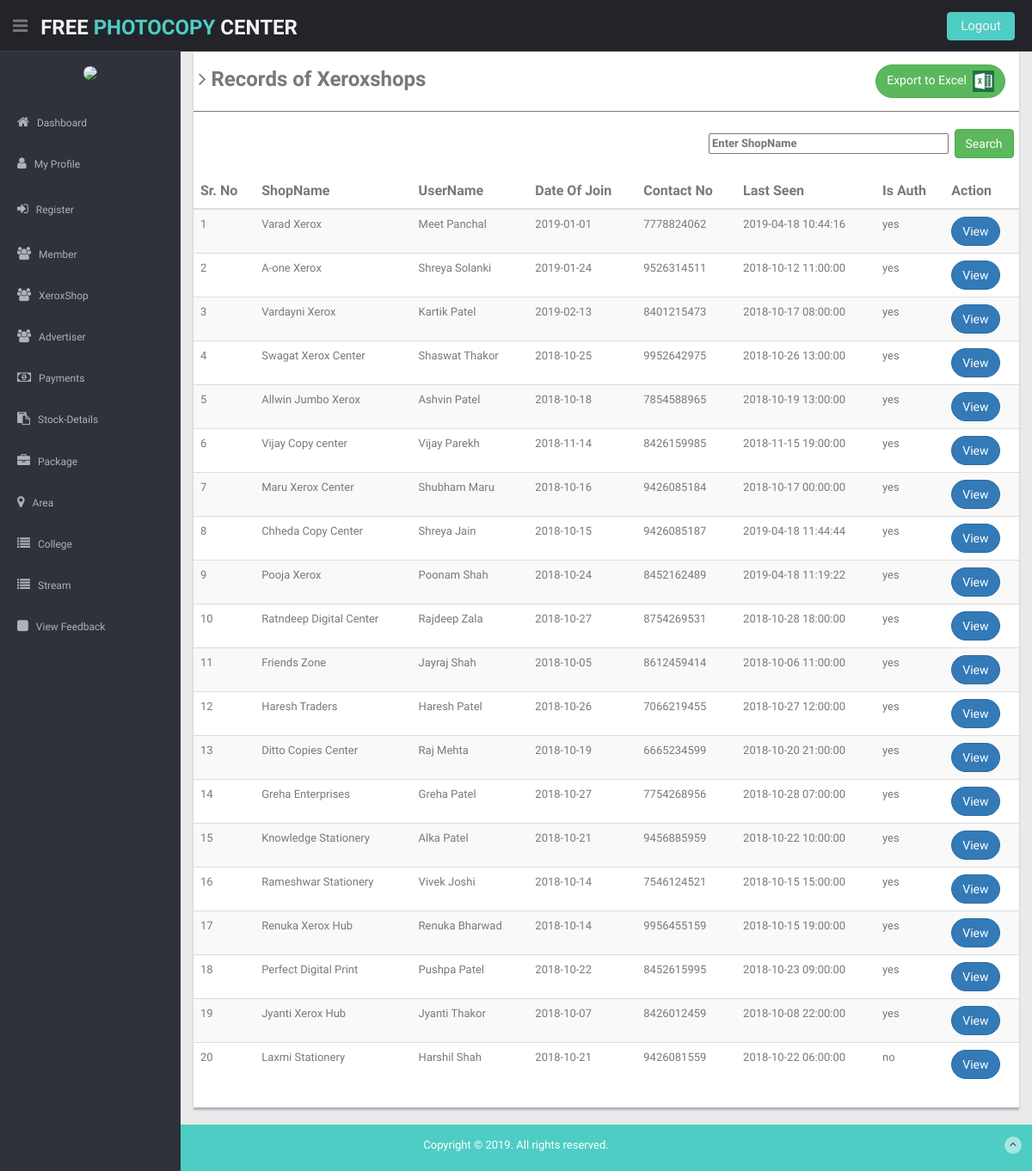
Screenshot of /admin/xeroxshopsearch2.php with the database file from the repository.
### tables this page shows
CREATE TABLE `xeroxshop` (
  `XId` int(11) NOT NULL,
  `XName` varchar(50) NOT NULL,
  `XUname` varchar(50) NOT NULL,
  `XPwd` varchar(20) NOT NULL,
  `XFname` varchar(50) NOT NULL,
  `XLname` varchar(50) NOT NULL,
  `Pic` varchar(300) NOT NULL,
  `DOJ` date NOT NULL,
  `ContactNo` varchar(10) NOT NULL,
  `Email` varchar(50) NOT NULL,
  `Lseen` datetime NOT NULL,
  `IsAuth` varchar(30) NOT NULL,
  `Address` varchar(300) NOT NULL,
  `AreaId` int(11) NOT NULL
);

### admin/xeroxshopsearch2.php (the view, shortened to what this page needs)
<?php
include_once("header.php");
?>
<?php
$sname=$_POST["txtsname"];
?>
<section class="wrapper site-min-height">
  <form name='frm' method='post' action='xeroxexport.php'>
  <div class="row">
          <div class="col-md-12">
            <div class="content-panel">
              <font size="5">&nbsp;<i class="fa fa-angle-right"></i> <b>Records of Xeroxshops</b> </font><p class="nav pull-right top-menu"><button class='btn btn-round btn-success' name='btnexport' type='submit'>Export to Excel&nbsp;&nbsp;<img src='img/icons/excel.png' height='25' width='25'></button>&nbsp;&nbsp;&nbsp;&nbsp;&nbsp;</p><hr>
            </form>
              <form name="frm1" method="post" align="right">
                <b><input type="text" name="txtsname" value="<?php echo $sname; ?>" size="30" placeholder='Enter ShopName'>&nbsp;</b>
                <input class="btn btn-success" type="submit" name="btnsearch" value="Search">&nbsp;&nbsp;
              </form>
              <br>
<?php
$str="";
if(isset($_POST["btnsearch"]))
{
$id=$_POST["txtsname"];
$str="select * from xeroxshop where XName like '$id%'";
}
else
{
$str="select * from xeroxshop";
}
$conn=mysqli_connect("localhost","root","","freephotocopycenter");
$result=$conn->query($str);
$str1="<table class='table table-striped table-advance table-hover'>";
$str1.="<thead>
            <tr>
                    <th> <font size='3'>Sr. No</font></th>
                    <th> <font size='3'>ShopName</font></th>
                    <th> <font size='3'>UserName</font></th>
                    <th> <font size='3'>Date Of Join</font></th>
                    <th> <font size='3'>Contact No</font></th>
                    <th> <font size='3'>Last Seen</font></th>
                    <th> <font size='3'>Is Auth</font></th>
                    <th> <font size='3'>Action</font></th>
            </tr>
        </thead>";
$no=1;
$cnt=mysqli_num_rows($result);
if($cnt!=0)
{
while($row=$result->fetch_assoc())
{
  $str1.="<tr><td>".$no."</td><td>".$row["XName"]."</td><td>".$row["XUname"]."</td><td>".$row["DOJ"]."</td><td>".$row["ContactNo"]."</td><td>".$row["Lseen"]."</td><td>".$row["IsAuth"]."</td><td><a href='xeroxshopprofile.php?ID=".$row["XId"]."'class='btn btn-round btn-primary'>View</a></td></tr>";
  $no++;
}
$str1.="</table>";
}
else
{
  $str1="<h2 align='center'>No Record Found</h2>";
}
echo $str1;
?>
</section>
<?php
include_once("footer.php");
?>

### admin/css/style.css (style rules this page uses)
body { color: #797979; background: #eaeaea; font-family: 'Ruda', sans-serif; padding: 0px !important; margin: 0px !important; font-size:13px; }
a, a:hover, a:focus { text-decoration: none; outline: none; }
.btn-round { border-radius: 20px; -webkit-border-radius: 20px; }
hr { margin-top: 20px; margin-bottom: 20px; border: 0; border-top: 1px solid #797979; }
.wrapper { display: inline-block; margin-top: 60px; padding-left: 15px; padding-right: 15px; padding-bottom: 15px; padding-top: 0px; width: 100%; }
.content-panel { background: #ffffff; box-shadow: 0px 3px 2px #aab2bd; padding-top: 15px; padding-bottom: 5px; }
.site-min-height { min-height: 900px; }

### rows the page displays
xeroxshop: XName "Varad Xerox", XUname "Meet Panchal", DOJ "2019-01-01", ContactNo "7778824062", Lseen "2019-04-18 10:44:16", IsAuth "yes"
xeroxshop: XName "A-one Xerox", XUname "Shreya Solanki", DOJ "2019-01-24", ContactNo "9526314511", Lseen "2018-10-12 11:00:00", IsAuth "yes"
xeroxshop: XName "Vardayni Xerox", XUname "Kartik Patel", DOJ "2019-02-13", ContactNo "8401215473", Lseen "2018-10-17 08:00:00", IsAuth "yes"
xeroxshop: XName "Swagat Xerox Center", XUname "Shaswat Thakor", DOJ "2018-10-25", ContactNo "9952642975", Lseen "2018-10-26 13:00:00", IsAuth "yes"
xeroxshop: XName "Allwin Jumbo Xerox", XUname "Ashvin Patel", DOJ "2018-10-18", ContactNo "7854588965", Lseen "2018-10-19 13:00:00", IsAuth "yes"
xeroxshop: XName "Vijay Copy center", XUname "Vijay Parekh", DOJ "2018-11-14", ContactNo "8426159985", Lseen "2018-11-15 19:00:00", IsAuth "yes"
xeroxshop: XName "Maru Xerox Center", XUname "Shubham Maru", DOJ "2018-10-16", ContactNo "9426085184", Lseen "2018-10-17 00:00:00", IsAuth "yes"
xeroxshop: XName "Chheda Copy Center", XUname "Shreya Jain", DOJ "2018-10-15", ContactNo "9426085187", Lseen "2019-04-18 11:44:44", IsAuth "yes"
xeroxshop: XName "Pooja Xerox", XUname "Poonam Shah", DOJ "2018-10-24", ContactNo "8452162489", Lseen "2019-04-18 11:19:22", IsAuth "yes"
xeroxshop: XName "Ratndeep Digital Center", XUname "Rajdeep Zala", DOJ "2018-10-27", ContactNo "8754269531", Lseen "2018-10-28 18:00:00", IsAuth "yes"
xeroxshop: XName "Friends Zone", XUname "Jayraj Shah", DOJ "2018-10-05", ContactNo "8612459414", Lseen "2018-10-06 11:00:00", IsAuth "yes"
xeroxshop: XName "Haresh Traders", XUname "Haresh Patel", DOJ "2018-10-26", ContactNo "7066219455", Lseen "2018-10-27 12:00:00", IsAuth "yes"
xeroxshop: XName "Ditto Copies Center", XUname "Raj Mehta", DOJ "2018-10-19", ContactNo "6665234599", Lseen "2018-10-20 21:00:00", IsAuth "yes"
xeroxshop: XName "Greha Enterprises", XUname "Greha Patel", DOJ "2018-10-27", ContactNo "7754268956", Lseen "2018-10-28 07:00:00", IsAuth "yes"
xeroxshop: XName "Knowledge Stationery", XUname "Alka Patel", DOJ "2018-10-21", ContactNo "9456885959", Lseen "2018-10-22 10:00:00", IsAuth "yes"
xeroxshop: XName "Rameshwar Stationery", XUname "Vivek Joshi", DOJ "2018-10-14", ContactNo "7546124521", Lseen "2018-10-15 15:00:00", IsAuth "yes"
xeroxshop: XName "Renuka Xerox Hub", XUname "Renuka Bharwad", DOJ "2018-10-14", ContactNo "9956455159", Lseen "2018-10-15 19:00:00", IsAuth "yes"
xeroxshop: XName "Perfect Digital Print", XUname "Pushpa Patel", DOJ "2018-10-22", ContactNo "8452615995", Lseen "2018-10-23 09:00:00", IsAuth "yes"
xeroxshop: XName "Jyanti Xerox Hub", XUname "Jyanti Thakor", DOJ "2018-10-07", ContactNo "8426012459", Lseen "2018-10-08 22:00:00", IsAuth "yes"
xeroxshop: XName "Laxmi Stationery", XUname "Harshil Shah", DOJ "2018-10-21", ContactNo "9426081559", Lseen "2018-10-22 06:00:00", IsAuth "no"
